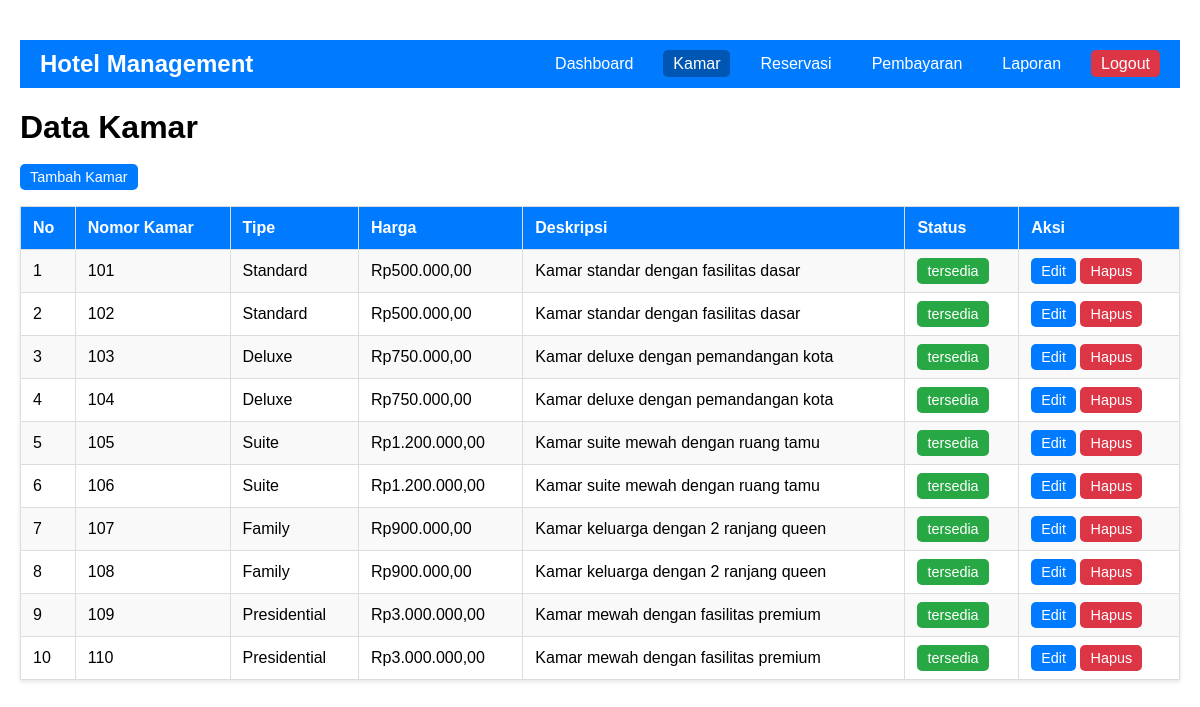
The app's page /data_kamar.php (signed in) with its own data.
### tables this page shows
CREATE TABLE kamar (
    id INT AUTO_INCREMENT PRIMARY KEY,
    nomor_kamar VARCHAR(10) NOT NULL UNIQUE,
    tipe VARCHAR(50) NOT NULL,
    harga DECIMAL(10,2) NOT NULL,
    deskripsi TEXT,
    status ENUM('tersedia', 'terpesan', 'dibersihkan') NOT NULL
);

### data_kamar.php (the view, shortened to what this page needs)
<!DOCTYPE html>
<html lang="id">
<head>
</head>
<body>
    <div class="container">
        <?php
        include 'navbar.php';
        ?>
        <div class="content">
            <h1>Data Kamar</h1>
            <a href="tambah_kamar.php" class="btn btn-edit">Tambah Kamar</a>
            <table class="table">
                <thead>
                    <tr>
                        <th>No</th>
                        <th>Nomor Kamar</th>
                        <th>Tipe</th>
                        <th>Harga</th>
                        <th>Deskripsi</th>
                        <th>Status</th>
                        <th>Aksi</th>
                    </tr>
                </thead>
                <tbody>
                    <?php
                    include 'koneksi.php';
                    $sql_kamar = "SELECT * FROM kamar";
                    $result_kamar = $conn->query($sql_kamar);
                    if ($result_kamar->num_rows > 0):
                        $no = 1;
                        while ($row = $result_kamar->fetch_assoc()): ?>
                            <tr>
                                <td><?= $no++ ?></td>
                                <td><?= htmlspecialchars($row['nomor_kamar']) ?></td>
                                <td><?= htmlspecialchars($row['tipe']) ?></td>
                                <td>Rp<?= number_format($row['harga'], 2, ',', '.') ?></td>
                                <td><?= htmlspecialchars($row['deskripsi']) ?></td>
                                <td>
                                    <?php if ($row['status'] == 'tersedia'): ?>
                                        <span class="badge badge-success"><?= htmlspecialchars($row['status']) ?></span>
                                    <?php elseif ($row['status'] == 'terisi'): ?>
                                        <span class="badge badge-warning"><?= htmlspecialchars($row['status']) ?></span>
                                    <?php else: ?>
                                        <span class="badge badge-danger"><?= htmlspecialchars($row['status']) ?></span>
                                    <?php endif; ?>
                                </td>
                                <td>
                                    <a href="edit_kamar.php?id=<?= $row['id'] ?>" class="btn btn-edit">Edit</a>
                                    <a href="hapus_kamar.php?id=<?= $row['id'] ?>" class="btn btn-delete" onclick="return confirm('Apakah Anda yakin ingin menghapus kamar ini?')">Hapus</a>
                                </td>
                            </tr>
                        <?php endwhile;
                    else: ?>
                        <tr>
                            <td colspan="6" class="no-data">Tidak ada data kamar tersedia.</td>
                        </tr>
                    <?php endif; ?>
                </tbody>
            </table>
        </div>
    </div>
</body>
</html>

### data_kamar.php (style rules this page uses)
body { margin: 0; font-family: Arial, sans-serif; }
.container { margin: 20px auto; max-width: 1200px; padding: 20px; }
.table { width: 100%; border-collapse: collapse; margin-top: 20px; text-align: left; box-shadow: 0 2px 4px rgba(0, 0, 0, 0.1); }
.table thead { background-color: #007bff; color: white; }
.table th, .table td { padding: 12px; border: 1px solid #ddd; }
.table tbody tr:nth-child(odd) { background-color: #f9f9f9; }
.badge { padding: 5px 10px; border-radius: 5px; color: white; font-size: 0.9em; }
.badge-success { background-color: #28a745; }
.btn { padding: 5px 10px; border: none; color: white; text-decoration: none; border-radius: 5px; cursor: pointer; font-size: 0.9em; transition: background 0.3s ease; }
.btn-edit { background-color: #007bff; }
.btn-delete { background-color: #dc3545; }

### records on screen
kamar: nomor_kamar "101", tipe "Standard", harga "500.000,00", deskripsi "Kamar standar dengan fasilitas dasar", status "tersedia"
kamar: nomor_kamar "102", tipe "Standard", harga "500.000,00", deskripsi "Kamar standar dengan fasilitas dasar", status "tersedia"
kamar: nomor_kamar "103", tipe "Deluxe", harga "750.000,00", deskripsi "Kamar deluxe dengan pemandangan kota", status "tersedia"
kamar: nomor_kamar "104", tipe "Deluxe", harga "750.000,00", deskripsi "Kamar deluxe dengan pemandangan kota", status "tersedia"
kamar: nomor_kamar "105", tipe "Suite", harga "1.200.000,00", deskripsi "Kamar suite mewah dengan ruang tamu", status "tersedia"
kamar: nomor_kamar "106", tipe "Suite", harga "1.200.000,00", deskripsi "Kamar suite mewah dengan ruang tamu", status "tersedia"
kamar: nomor_kamar "107", tipe "Family", harga "900.000,00", deskripsi "Kamar keluarga dengan 2 ranjang queen", status "tersedia"
kamar: nomor_kamar "108", tipe "Family", harga "900.000,00", deskripsi "Kamar keluarga dengan 2 ranjang queen", status "tersedia"
kamar: nomor_kamar "109", tipe "Presidential", harga "3.000.000,00", deskripsi "Kamar mewah dengan fasilitas premium", status "tersedia"
kamar: nomor_kamar "110", tipe "Presidential", harga "3.000.000,00", deskripsi "Kamar mewah dengan fasilitas premium", status "tersedia"
